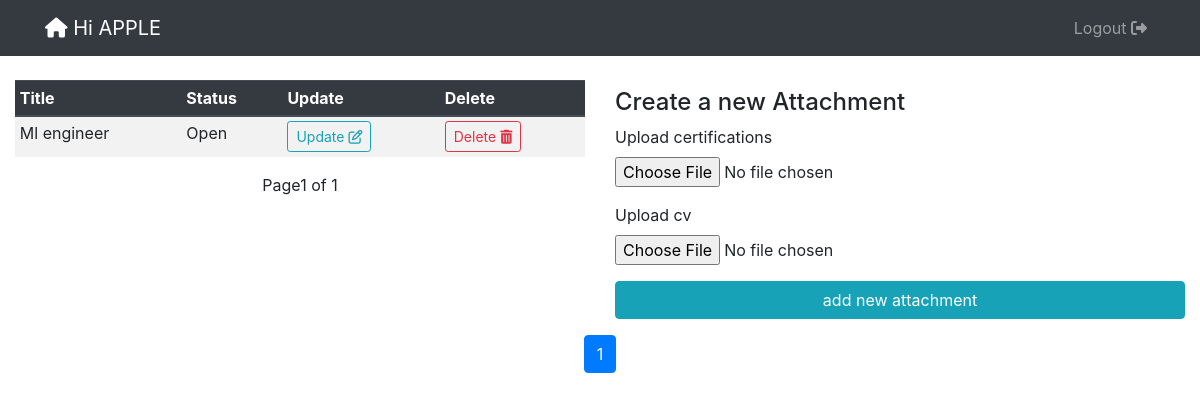
Before: /companies/16/ (signed in) with the older database file.
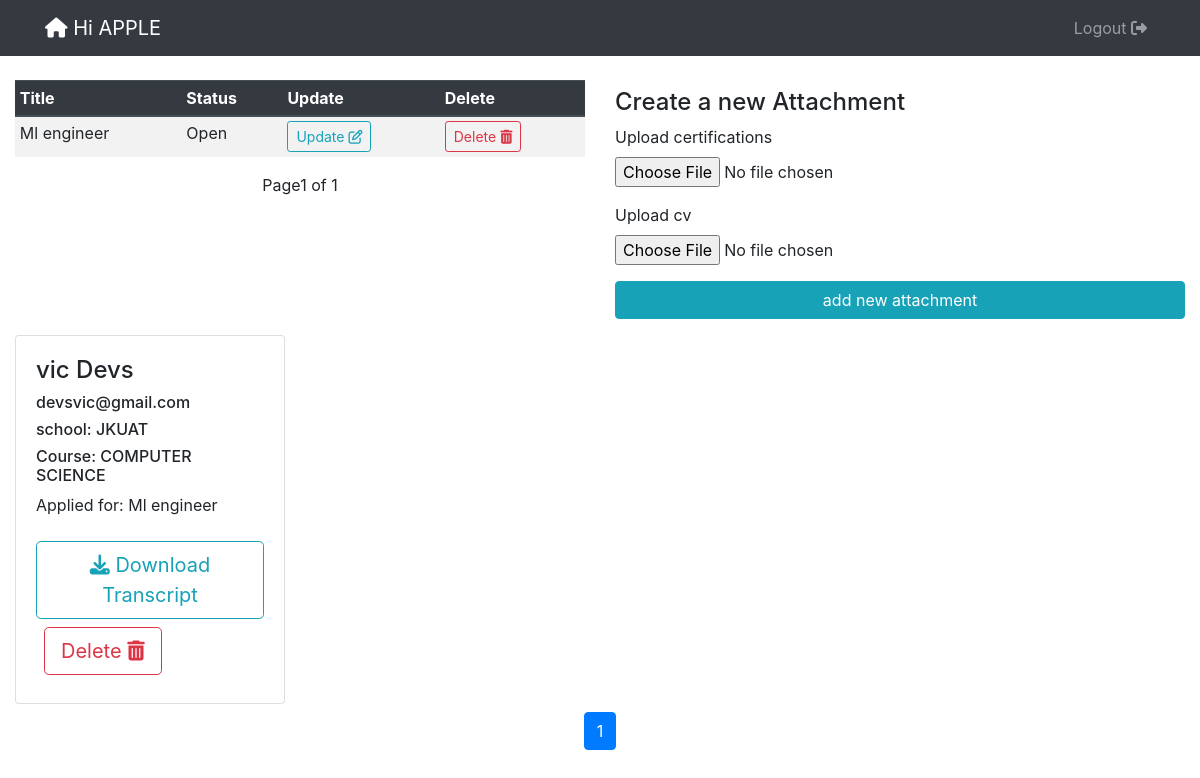
After: the same page with the newer database file.
### openings/models.py (models this page shows, shortened)
class Jobs(models.Model):
    title = models.CharField(max_length=1000)
    required_skills = RichTextField()
    is_open = models.BooleanField(default=True)
    company = models.ForeignKey(Company, on_delete=models.CASCADE, default="Null",null=True)
    description = RichTextField(null=True)

class Application(models.Model):
    job = models.ForeignKey(Jobs, on_delete=models.CASCADE)
    company = models.ForeignKey(Company, on_delete=models.CASCADE, null=True)
    student = models.ForeignKey(Student, on_delete=models.CASCADE)

class Student(models.Model):
    user = models.OneToOneField(User, on_delete=models.CASCADE)
    school = models.ForeignKey(School, on_delete=models.CASCADE, null=True)
    course = models.CharField(max_length=100, null=True )
    transcript = models.FileField(upload_to=file_path,null=True)

class User(AbstractUser):
    is_student = models.BooleanField(default=False)
    is_company = models.BooleanField(default=False)
    is_school = models.BooleanField(default=False)
    first_name = models.CharField(max_length=100)
    last_name = models.CharField(max_length=100)
    official_name = models.CharField(max_length=100, null=True, default="school")
    email = models.CharField(max_length=100, null=True)

class School(models.Model):
    user = models.OneToOneField(User, on_delete=models.CASCADE)
    reg_no = models.CharField(max_length=100, null=True, unique=True)
    def __str__(self):
        return self.user.username

### openings/views.py (the view, shortened to what this page needs)
# urls.py: path('companies/<str:id>/',  company, name="company"),
@login_required
def company(request, id):
    company = Company.objects.filter(id=request.user.company.id).first()
    job = Jobs.objects.filter(company=company).order_by('-id')
    applications = Application.objects.filter(company_id=request.user.company.id).order_by('-id')
    paginator = Paginator(applications, 4)
    page_number = request.GET.get('page')
    application_obj = paginator.get_page(page_number)
    page = request.GET.get('page', 1)
    paginator = Paginator(job, 15)
    try:
        jobs = paginator.page(page)
    except PageNotAnInteger:
        jobs = paginator.page(1)
    except EmptyPage:
        jobs = paginator.page(paginator.num_pages)
    form = JobForm()
    context = {
        'jobs':jobs,
        'company':company,
        'form':form,
        'application_obj':application_obj
    }
    return render(request, 'company.html', context)

### openings/forms.py
class JobForm(ModelForm):
    class Meta:
        model =  StudentCertifications
        fields = ('upload_certifications', 'upload_cv')

### templates/company.html (shortened to what this page needs)
{% extends 'base.html' %}
{% load crispy_forms_tags %}
{% block content %}
<header class="site-header">
  <nav class="navbar navbar-expand-md navbar-dark bg-dark ">
    <div class="container">
      <a class="navbar-brand mr-4" href=""><i class="fas fa-home"></i> Hi {{user.username}}</a>
      <div class="collapse navbar-collapse" id="navbarToggle">
        <div class="navbar-nav">
            <a class="nav-item nav-link" href="{% url 'logout' %}">Logout <i class="fas fa-sign-out-alt"></i> </a>
        </div>
      </div>
    </div>
  </nav>
</header>
<div class="container-fluid mt-4 mb-4">
    <div class="row">
        <div class="col-md-6">
            <div class="table-responsive">
                <table class="table table-sm table-striped table-hover">
                  <thead class=" thead-dark">
                    <tr>
                      <th scope="col">Title</th>
                      <th scope="col">Status
                      </th>
                      <th scope="col">Update</th>
                      <th scope="col">Delete</th>
                    </tr>
                  </thead>
                  <tbody>
                    {% for job in jobs %}
                      <tr>
                          <td>{{job.title}}</td>
                          {% if job.is_open == True %}
                            <td>Open</td>
                          {% else %}
                           <td>Closed</td>
                          {% endif %}
                          <td><a class="btn btn-outline-info btn-sm" href="{% url 'update_job' job.id %}">Update <i class="far fa-edit"> </i></a></td>
                          <td><a class="btn btn-outline-danger btn-sm" href="{% url 'delete_job' job.id %}">Delete <i class="fas fa-trash-alt"></i></a></td>
                          </tr>
                    {% endfor %}
                  </tbody>
                  </table>
                </div>
                    <div class="pagination align-items-center justify-content-center">
                      <span class="step-links">
                          <span class="current">
                               Page{{ jobs.number }} of {{ jobs.paginator.num_pages }}
                          </span>
                      </span>
                  </div>
        </div>
        <div class="col-md-6 mt-2 mb-2">
            <h4>Create a new Attachment</h4>
            <form action="" method="post">
                {{ form|crispy}}
                <input class="btn btn-info btn-block" type="submit" value="add new attachment">
            </form>
        </div>
    </div>
    <div class="row">
      {% for application in application_obj %}
      <div class="col-md-3 mt-2 mt-2">
        <div class="card">
          <div class="card-body">
            <h4 class="card-text">{{application.student.user.first_name}} {{application.student.user.last_name}}</h4>
            <h6 class="card-text">{{application.student.user.email}}</h6>
            <h6 class="card-text">school: {{application.student.school}}</h6>
            <h6 class="card-text">Course: {{application.student.course}}</h6>
            <p class="card-text">Applied for: {{application.job.title}}</p>
            <div>
              <a class="btn btn-lg btn-outline-info mt-2 mb-2" href="{{application.student.transcript.url}}" download><i class="fa fa-download"></i> Download Transcript</a>
              <a class="btn btn-outline-danger btn-lg ml-2 mb-2" href="{% url 'delete_application' application.id %}">Delete <i class="fas fa-trash-alt"></i></a>
            </div>
          </div>
        </div>
      </div>
      {% endfor %}
    </div>
<div class="mt-2 mb-2">
  <nav class="d-flex justify-content-center wow fadeIn">
    <ul class="pagination pg-blue">
        <li class="page-item active">
          <a class="page-link" >{{ application_obj.number }}
          </a>
        </li>
    </ul>
  </nav>
</div>
</div>
{% endblock %}

Changed rows visible on the page:
added Application: student.user.first_name "vic", student.user.last_name "Devs", student.user.email "devsvic@gmail.com", student.school "JKUAT", student.course "COMPUTER SCIENCE", job "Ml engineer"
